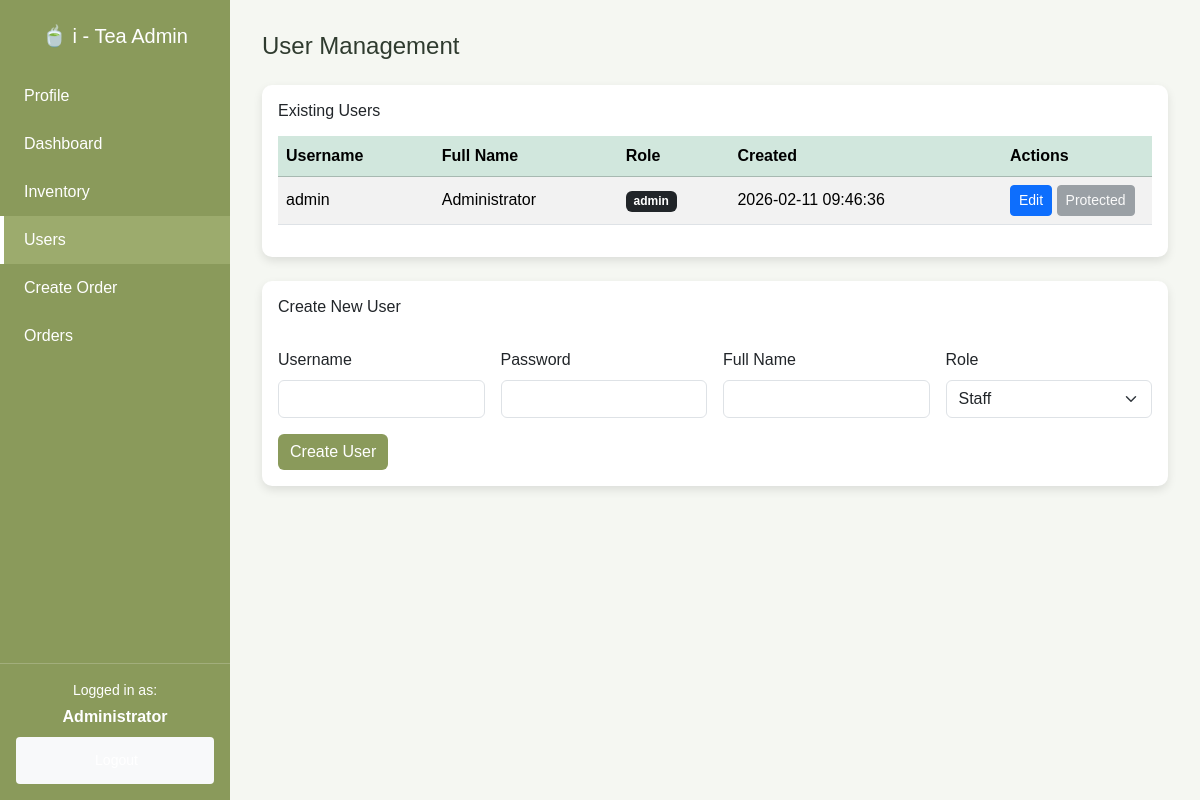
Page /public/admin/users.php (signed in) on the committed database.
### tables this page shows
CREATE TABLE users (
  id INT AUTO_INCREMENT PRIMARY KEY,
  username VARCHAR(100) NOT NULL UNIQUE,
  password VARCHAR(255) NOT NULL,
  full_name VARCHAR(150),
  role ENUM('admin','staff') NOT NULL DEFAULT 'staff',
  created_at TIMESTAMP DEFAULT CURRENT_TIMESTAMP
);

### includes/auth.php (called while the page is built, shortened)
<?php
function current_user() {
    return $_SESSION['user'] ?? null;
}
function refresh_user_session($pdo) {
    if(isset($_SESSION['user']['id'])) {
        $stmt = $pdo->prepare("SELECT id, username, full_name, role FROM users WHERE id = ?");
        $stmt->execute([$_SESSION['user']['id']]);
    }
}

### public/admin/users.php (the view, shortened to what this page needs)
<?php
require_once __DIR__ . '/../../includes/config.php';
require_once __DIR__ . '/../../includes/auth.php';
refresh_user_session($pdo);
$u = current_user();
$users = $pdo->query("SELECT id,username,full_name,role,created_at FROM users ORDER BY id DESC")->fetchAll();
$editUser = null;
?>
<!doctype html>
<html lang="en">
<head>
  <link href="https://cdn.jsdelivr.net/npm/bootstrap@5.3.2/dist/css/bootstrap.min.css" rel="stylesheet">
</head>
<body>
  <div class="sidebar">
    <div>
      <h5 class="text-center mb-4">🍵 i - Tea <?= ucfirst($u['role']) ?></h5>
      <?php if ($u['role'] === 'admin'): ?>
        <a href="profile.php" >Profile</a>
        <a href="dashboard.php">Dashboard</a>
        <a href="inventory.php">Inventory</a>
        <a href="users.php"class="active">Users</a>
        <a href="ordering.php">Create Order</a>
        <a href="order.php">Orders</a>
      <?php endif; ?>
    </div>
    <div class="sidebar-footer">
      <p class="mb-1 small">Logged in as:</p>
      <strong><?= htmlspecialchars($u['full_name'] ?? $u['username']) ?></strong><br>
      <a href="/Ordering/public/logout.php" class="btn btn-light btn-sm mt-2">Logout</a>
    </div>
  </div>
  <div class="main-content">
    <h4 class="mb-4">User Management</h4>
    <div class="card p-3">
      <h6>Existing Users</h6>
      <table class="table table-striped align-middle mt-2">
        <thead class="table-success">
          <tr>
            <th>Username</th>
            <th>Full Name</th>
            <th>Role</th>
            <th>Created</th>
            <th width="150">Actions</th>
          </tr>
        </thead>
        <tbody>
          <?php foreach ($users as $usr): ?>
          <tr>
            <td><?= htmlspecialchars($usr['username']) ?></td>
            <td><?= htmlspecialchars($usr['full_name']) ?></td>
            <td><span class="badge bg-<?= $usr['role']==='admin'?'dark':'secondary' ?>"><?= htmlspecialchars($usr['role']) ?></span></td>
            <td><?= htmlspecialchars($usr['created_at']) ?></td>
            <td>
              <a href="?action=edit&id=<?= $usr['id'] ?>" class="btn btn-sm btn-primary">Edit</a>
              <?php if ($usr['id'] != $u['id']): ?>
                <a href="?action=delete&id=<?= $usr['id'] ?>" class="btn btn-sm btn-danger" onclick="return confirm('Delete this user?')">Delete</a>
              <?php else: ?>
                <button class="btn btn-sm btn-secondary" disabled>Protected</button>
              <?php endif; ?>
            </td>
          </tr>
          <?php endforeach; ?>
        </tbody>
      </table>
    </div>
    <div class="card p-3">
      <h6><?= $editUser ? 'Edit User' : 'Create New User' ?></h6>
      <form method="post" class="row g-3 mt-2">
        <div class="col-md-3">
          <label class="form-label">Username</label>
          <input name="username" class="form-control" required value="<?= htmlspecialchars($editUser['username'] ?? '') ?>">
        </div>
        <div class="col-md-3">
          <label class="form-label"><?= $editUser ? 'New Password (optional)' : 'Password' ?></label>
          <input name="password" type="password" class="form-control" <?= $editUser ? '' : 'required' ?>>
        </div>
        <div class="col-md-3">
          <label class="form-label">Full Name</label>
          <input name="full_name" class="form-control" value="<?= htmlspecialchars($editUser['full_name'] ?? '') ?>">
        </div>
        <div class="col-md-3">
          <label class="form-label">Role</label>
          <select name="role" class="form-select">
            <option value="staff" <?= ($editUser['role'] ?? '')==='staff'?'selected':'' ?>>Staff</option>
          </select>
        </div>
        <div class="col-12">
          <button class="btn btn-sage"><?= $editUser ? 'Update User' : 'Create User' ?></button>
        </div>
      </form>
    </div>
  </div>
</body>
</html>

### public/admin/users.php (style rules this page uses)
body { font-family: 'Poppins', sans-serif; background-color: #f5f7f2; color: #2f3b2f; display: flex; height: 100vh; margin: 0; }
.sidebar { width: 230px; background-color: #8a9a5b; color: #fff; padding-top: 1.5rem; flex-shrink: 0; display: flex; flex-direction: column; justify-content: space-between; height: 100vh; position: fixed; top: 0; left: 0; }
.sidebar a { color: #fff; text-decoration: none; display: block; padding: 12px 20px; transition: 0.3s; border-left: 4px solid transparent; }
.sidebar a:hover, .sidebar a.active { background-color: #9cab6d; border-left: 4px solid #fff; }
.sidebar-footer { padding: 1rem; text-align: center; border-top: 1px solid rgba(255,255,255,0.2); }
.main-content { margin-left: 230px; padding: 2rem; width: 100%; }
.card { background: #fff; border: none; border-radius: 10px; box-shadow: 0 4px 10px rgba(0,0,0,0.1); margin-bottom: 1.5rem; }
.btn-sage { background-color: #8a9a5b; color: #fff; border: none; }

### rows in the picture
users: role "Admin", full_name "Administrator", username "admin", role "admin", created_at "2026-02-11 09:46:36", shows "Protected"
